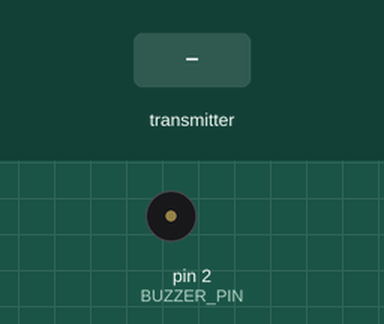
A sketch run on a simulated Arduino Uno, built with avr-gcc and run on an emulated ATmega328P. Parts: buzzer (waves = sounding, pin HIGH). Inputs (shaded band) come from the test bench. No radio packets arrive unless stated.

Above: at 1.2 s.
1.3 s: the transmitter starts sending MOVEMENT = 1
At 2.5 s:
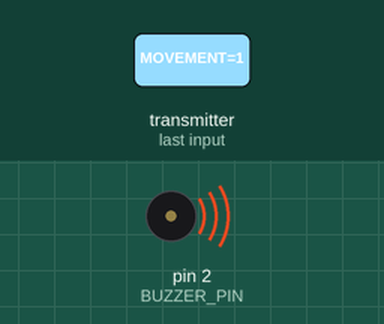
2.8 s: the transmitter starts sending MOVEMENT = 0
At 4.4 s:
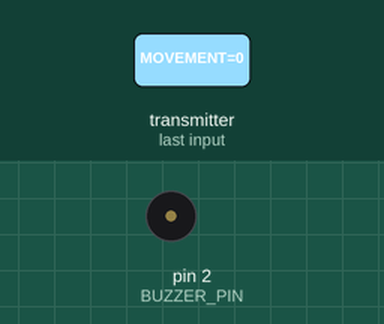
Timing chart, 0 to 5.9 s (numbered marks = the images above; inputs shaded):
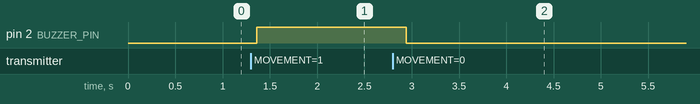

Measured:
- after the input at 1.3 s, pin 2 (BUZZER_PIN): LOW → HIGH after 0.06 s
- after the input at 2.8 s, pin 2 (BUZZER_PIN): HIGH → LOW after 0.14 s

The sketch:

receiver.ino
```cpp
/*
 * nRF24L01 Receiver ---- Uno R3
*/

// RTOS Library - Utilized in handling alert system and radio communications by inter-tasks
#include <Arduino_FreeRTOS.h>
// Mutex support
#include <semphr.h>
// Serial Communication Interface & Radio Comms nRF24L01 Libraries
#include <SPI.h>
#include "RF24.h"

// DEBUG MODE ---- Prevents serial prints out from being compiled if not DEBUG_ENABLE not defined
// #define DEBUG_ENABLE

// nRF24
#define CE_PIN 7
#define CSN_PIN 8

// [WIP] Alert Module
#define BUZZER_PIN 2

// Task Handles
TaskHandle_t TaskRFRecv_Handler;
TaskHandle_t TaskAlertMod_Handler;

// Task definitions
void TaskRFRecv(void *pvParameters);
void TaskAlertMod(void *pvParameters);

// Semaphore handler
SemaphoreHandle_t mutex;
// Global variable to be synchronized with mutex for RFRecv and AlertMod tasks
bool GLOBAL_ALERT = false;


// Radio Instantiation
RF24 radio(CE_PIN, CSN_PIN);
// Define address/pipe to use. This can be any 5 alphnumeric letters/numbers
const byte address[6] = "00001";


//===============================================================================
//  Initialization
//===============================================================================
void setup() {

  #ifdef DEBUG_ENABLE
  /*  Use Serial during Debugging only */
  Serial.begin(9600);
  // Wait for Serial init
  while (!Serial) { };
  #endif


  // Mutex creation
  mutex = xSemaphoreCreateMutex();

  #ifdef DEBUG_ENABLE
  if (mutex != NULL){
    Serial.println("Mutex Created");
  }
  #endif

  // Scoped Enumeration
  enum task_priorities {
                        LOW_PRIORITY   = 1,  // 1
                        MEDIUM_PRIORITY,     // 2
                        HIGH_PRIORITY        // 3
  };

  // Scoped Enum Priorities; LOW , MEDIUM , HIGH  {1, 2 ,3}
  task_priorities priorities;

  // Create a Standard Stack Size of 128 bits (16 bytes)
  const uint32_t stackSize = 128;

  // Radio Comms Task   ----- 17 bytes
  xTaskCreate(TaskRFRecv, "RadioRecv", stackSize * 2, NULL, HIGH_PRIORITY, &TaskRFRecv_Handler);

  // Alert Module Task  ----- 16 bytes
  xTaskCreate(TaskAlertMod, "AlertMod", stackSize, NULL, LOW_PRIORITY, &TaskAlertMod_Handler);


}


//===============================================================================
//  Main
//===============================================================================


/*
    TaskRFRecv: Producer | TaskAlertMod: Consumer
    When TaskRFRecv is receiving HIGH (1) movement,
    TaskAlertMod turns on (resumes) else suspeds
*/

// PRODUCER: Task will read radio receiver, will write to GLOBAL_ALERT when MOVEMENT is HIGH
void TaskRFRecv(void *pvParameters){

  (void) pvParameters;

  // RF Module configurations
  radio.begin();                     // Start instance of the radio object
  radio.openReadingPipe(0, address); // Setup pipe to read data to the address that was defined
  radio.setPALevel(RF24_PA_HIGH);     // Set the Power Amplified level to [WIP]] in this case
  radio.startListening();            // We are going to be the receiver, so we need to start listening

  // Tasks run indefinitely
  for (;;){

    if (radio.available()) {

      // Scoped such as to clear buffer with ease
      bool MOVEMENT;

      radio.read(&MOVEMENT, sizeof(bool));

      #ifdef DEBUG_ENABLE
      Serial.print("TaskRFRecv ---- MOVEMENT: "); Serial.println(MOVEMENT);
      #endif

      // Take mutex to write GLOBAL_ALERT = MOVEMENT
      if (xSemaphoreTake(mutex, 10) == pdTRUE){

        #ifdef DEBUG_ENABLE
        Serial.print("TaskRFRecv ---- Taking Mutex, setting GLOBAL_ALERT = MOVEMENT: ");
        Serial.println(MOVEMENT);
        #endif

        GLOBAL_ALERT = MOVEMENT;
        xSemaphoreGive(mutex);
      }


    } // eo if

    vTaskDelay(5);

  } // eo for
}

// CONSUMER: Will turn on alert upon TaskRFRecv HIGH for at least 250 ms and LOW for 125 ms (375 ms total)
void TaskAlertMod(void *pvParameters){

  (void) pvParameters;

  // Alert Module set as Output
  pinMode(BUZZER_PIN, OUTPUT);

  for (;;){

    if (xSemaphoreTake(mutex, 3) == pdTRUE){

      // Assign to local status
      bool ALERT_STATUS = GLOBAL_ALERT;

      #ifdef DEBUG_ENABLE
      Serial.println("TaskAlertMod ---- Setting ALERT_STATUS = GLOBAL_ALERT");
      #endif

      // Release
      xSemaphoreGive(mutex);

      digitalWrite(BUZZER_PIN, ALERT_STATUS);
    } // eo mutex if


    vTaskDelay(5); // Prevents tasks from overloading scheduler

  } // eo for
}


// Not utilized (RTOS Tasks instead)
void loop() { vTaskDelete(NULL); }
```
